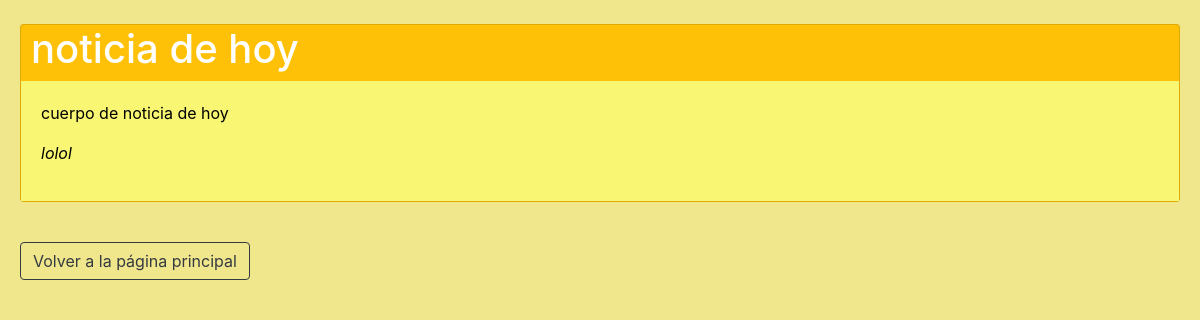
The app's page /noticia?id=5, older data.
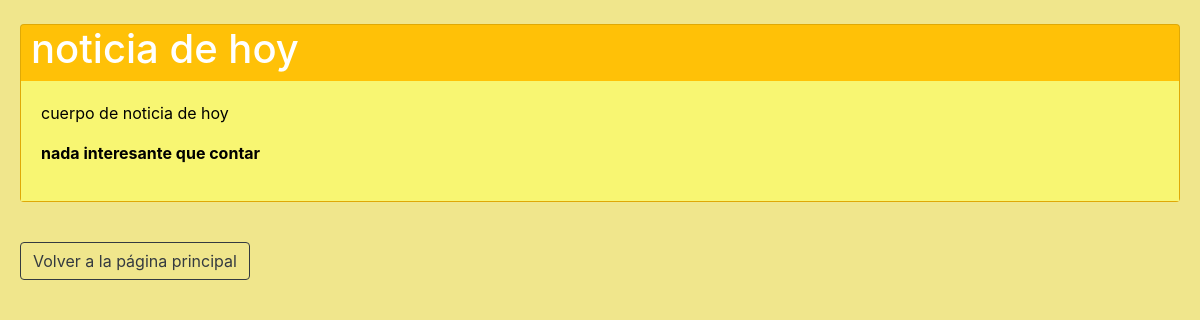
The same page, newer data.
### sqlalchemy/app.py (models this page shows)
class Noticia(db.Model):
    __tablename__ = 'noticias'
    id = db.Column(db.Integer, primary_key = True)
    titulo = db.Column(db.String(100))
    cuerpo = db.Column(db.String(250))

### sqlalchemy/app.py (the view)
@app.route('/noticia')
def noticia():
    id = int(request.args.get('id'))
    noticia1 = Noticia.query.filter_by(id=id).first()
    return render_template("noticia.html", noticia=noticia1)

### sqlalchemy/templates/noticia.html (shortened to what this page needs)
<!DOCTYPE html>
<html lang="en">
<head>
    <link rel="stylesheet" href="https://stackpath.bootstrapcdn.com/bootstrap/4.5.2/css/bootstrap.min.css"
integrity="sha384-JcKb8q3iqJ61gNV9KGb8thSsNjpSL0n8PARn9HuZOnIxN0hoP+VmmDGMN5t9UJ0Z">
</head>
<body>
    <br/>
    <div class="card text-white bg-warning mb-3">
        <div id="titular">
            <h1>{{ noticia.titulo }}</h1>
        </div>
        <div class="card-body" style="background-color: rgb(248, 246, 114); color: black;">
            {{ noticia.cuerpo|safe }}
        </div>
    </div>
    <div  id="pie"><a class="btn btn-outline-dark" href="/">Volver a la página principal</a></div>
</body>
</html>

### sqlalchemy/templates/noticia.html (style rules this page uses)
body { background-color: khaki; padding-left: 20px; padding-right: 20px; }
#pie { margin-top: 40px; }
#titular { padding-left: 10px; }

Row changes from the older to the newer data that the page shows:
changed Noticia "noticia de hoy": cuerpo "cuerpo de noticia de hoy lolol" → "cuerpo de noticia de hoy nada interesante que contar"
